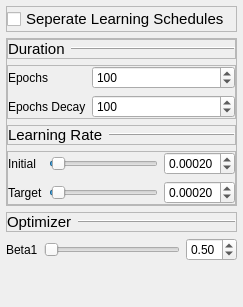
                                <widget class="QWidget" name="discriminator_tab">
                                 <property name="geometry">
                                  <rect>
                                   <x>0</x>
                                   <y>0</y>
                                   <width>233</width>
                                   <height>307</height>
                                  </rect>
                                 </property>
                                 <layout class="QVBoxLayout" name="verticalLayout_36">
                                  <property name="leftMargin">
                                   <number>6</number>
                                  </property>
                                  <property name="topMargin">
                                   <number>6</number>
                                  </property>
                                  <property name="rightMargin">
                                   <number>6</number>
                                  </property>
                                  <property name="bottomMargin">
                                   <number>6</number>
                                  </property>
                                  <item>
                                   <widget class="QFrame" name="frame_76">
                                    <property name="frameShape">
                                     <enum>QFrame::StyledPanel</enum>
                                    </property>
                                    <property name="frameShadow">
                                     <enum>QFrame::Raised</enum>
                                    </property>
                                    <layout class="QHBoxLayout" name="horizontalLayout_79">
                                     <property name="leftMargin">
                                      <number>0</number>
                                     </property>
                                     <property name="topMargin">
                                      <number>0</number>
                                     </property>
                                     <property name="rightMargin">
                                      <number>0</number>
                                     </property>
                                     <property name="bottomMargin">
                                      <number>0</number>
                                     </property>
                                     <item>
                                      <widget class="QCheckBox" name="separate_lr_schedules">
                                       <property name="font">
                                        <font>
                                         <pointsize>11</pointsize>
                                        </font>
                                       </property>
                                       <property name="text">
                                        <string>Seperate Learning Schedules</string>
                                       </property>
                                      </widget>
                                     </item>
                                     <item>
                                      <widget class="Line" name="line_21">
                                       <property name="frameShadow">
                                        <enum>QFrame::Raised</enum>
                                       </property>
                                       <property name="orientation">
                                        <enum>Qt::Horizontal</enum>
                                       </property>
                                      </widget>
                                     </item>
                                    </layout>
                                   </widget>
                                  </item>
                                  <item>
                                   <widget class="QFrame" name="disc_schedule_box">
                                    <property name="frameShape">
                                     <enum>QFrame::StyledPanel</enum>
                                    </property>
                                    <property name="frameShadow">
                                     <enum>QFrame::Raised</enum>
                                    </property>
                                    <layout class="QVBoxLayout" name="verticalLayout_38">
                                     <property name="leftMargin">
                                      <number>0</number>
                                     </property>
                                     <property name="topMargin">
                                      <number>0</number>
                                     </property>
                                     <property name="rightMargin">
                                      <number>0</number>
                                     </property>
                                     <property name="bottomMargin">
                                      <number>0</number>
                                     </property>
                                     <item>
                                      <widget class="QFrame" name="frame_42">
                                       <property name="frameShape">
                                        <enum>QFrame::StyledPanel</enum>
                                       </property>
                                       <property name="frameShadow">
                                        <enum>QFrame::Raised</enum>
                                       </property>
                                       <layout class="QHBoxLayout" name="horizontalLayout_42">
                                        <property name="leftMargin">
                                         <number>0</number>
                                        </property>
                                        <property name="topMargin">
                                         <number>0</number>
                                        </property>
                                        <property name="rightMargin">
                                         <number>0</number>
                                        </property>
                                        <property name="bottomMargin">
                                         <number>0</number>
                                        </property>
                                        <item>
                                         <widget class="QLabel" name="label_61">
                                          <property name="sizePolicy">
                                           <sizepolicy hsizetype="Maximum" vsizetype="Preferred">
                                            <horstretch>0</horstretch>
                                            <verstretch>0</verstretch>
                                           </sizepolicy>
                                          </property>
                                          <property name="font">
                                           <font>
                                            <pointsize>11</pointsize>
                                           </font>
                                          </property>
                                          <property name="frameShape">
                                           <enum>QFrame::NoFrame</enum>
                                          </property>
                                          <property name="frameShadow">
                                           <enum>QFrame::Raised</enum>
                                          </property>
                                          <property name="text">
                                           <string>Duration</string>
                                          </property>
                                         </widget>
                                        </item>
                                        <item>
                                         <widget class="Line" name="line_15">
                                          <property name="frameShadow">
                                           <enum>QFrame::Raised</enum>
                                          </property>
                                          <property name="orientation">
                                           <enum>Qt::Horizontal</enum>
                                          </property>
                                         </widget>
                                        </item>
                                       </layout>
                                      </widget>
                                     </item>
                                     <item>
                                      <widget class="QFrame" name="frame_23">
                                       <property name="sizePolicy">
                                        <sizepolicy hsizetype="Preferred" vsizetype="Maximum">
                                         <horstretch>0</horstretch>
                                         <verstretch>0</verstretch>
                                        </sizepolicy>
                                       </property>
                                       <property name="frameShape">
                                        <enum>QFrame::StyledPanel</enum>
                                       </property>
                                       <property name="frameShadow">
                                        <enum>QFrame::Raised</enum>
                                       </property>
                                       <layout class="QFormLayout" name="formLayout_11">
                                        <property name="leftMargin">
                                         <number>0</number>
                                        </property>
                                        <property name="topMargin">
                                         <number>0</number>
                                        </property>
                                        <property name="rightMargin">
                                         <number>0</number>
                                        </property>
                                        <property name="bottomMargin">
                                         <number>0</number>
                                        </property>
                                        <item row="0" column="0">
                                         <widget class="QLabel" name="label_34">
                                          <property name="text">
                                           <string>Epochs</string>
                                          </property>
                                         </widget>
                                        </item>
                                        <item row="0" column="1">
                                         <widget class="QSpinBox" name="disc_epochs">
                                          <property name="minimum">
                                           <number>0</number>
                                          </property>
                                          <property name="maximum">
                                           <number>999999</number>
                                          </property>
                                          <property name="value">
                                           <number>100</number>
                                          </property>
                                         </widget>
                                        </item>
                                        <item row="1" column="0">
                                         <widget class="QLabel" name="label_35">
                                          <property name="text">
                                           <string>Epochs Decay</string>
                                          </property>
                                         </widget>
                                        </item>
                                        <item row="1" column="1">
                                         <widget class="QSpinBox" name="disc_epochs_decay">
                                          <property name="minimum">
                                           <number>0</number>
                                          </property>
                                          <property name="maximum">
                                           <number>999999</number>
                                          </property>
                                          <property name="value">
                                           <number>100</number>
                                          </property>
                                         </widget>
                                        </item>
                                       </layout>
                                      </widget>
                                     </item>
                                     <item>
                                      <widget class="QFrame" name="frame_43">
                                       <property name="frameShape">
                                        <enum>QFrame::StyledPanel</enum>
                                       </property>
                                       <property name="frameShadow">
                                        <enum>QFrame::Raised</enum>
                                       </property>
                                       <layout class="QHBoxLayout" name="horizontalLayout_43">
                                        <property name="leftMargin">
                                         <number>0</number>
                                        </property>
                                        <property name="topMargin">
                                         <number>0</number>
                                        </property>
                                        <property name="rightMargin">
                                         <number>0</number>
                                        </property>
                                        <property name="bottomMargin">
                                         <number>0</number>
                                        </property>
                                        <item>
                                         <widget class="QLabel" name="label_62">
                                          <property name="sizePolicy">
                                           <sizepolicy hsizetype="Maximum" vsizetype="Preferred">
                                            <horstretch>0</horstretch>
                                            <verstretch>0</verstretch>
                                           </sizepolicy>
                                          </property>
                                          <property name="font">
                                           <font>
                                            <pointsize>11</pointsize>
                                           </font>
                                          </property>
                                          <property name="frameShape">
                                           <enum>QFrame::NoFrame</enum>
                                          </property>
                                          <property name="frameShadow">
                                           <enum>QFrame::Raised</enum>
                                          </property>
                                          <property name="text">
                                           <string>Learning Rate</string>
                                          </property>
                                         </widget>
                                        </item>
                                        <item>
                                         <widget class="Line" name="line_16">
                                          <property name="frameShadow">
                                           <enum>QFrame::Raised</enum>
                                          </property>
                                          <property name="orientation">
                                           <enum>Qt::Horizontal</enum>
                                          </property>
                                         </widget>
                                        </item>
                                       </layout>
                                      </widget>
                                     </item>
                                     <item>
                                      <widget class="QFrame" name="frame_46">
                                       <property name="frameShape">
                                        <enum>QFrame::StyledPanel</enum>
                                       </property>
                                       <property name="frameShadow">
                                        <enum>QFrame::Raised</enum>
                                       </property>
                                       <layout class="QFormLayout" name="formLayout_10">
                                        <property name="leftMargin">
                                         <number>0</number>
                                        </property>
                                        <property name="topMargin">
                                         <number>0</number>
                                        </property>
                                        <property name="rightMargin">
                                         <number>0</number>
                                        </property>
                                        <property name="bottomMargin">
                                         <number>0</number>
                                        </property>
                                        <item row="0" column="0">
                                         <widget class="QLabel" name="label_12">
                                          <property name="text">
                                           <string>Initial</string>
                                          </property>
                                         </widget>
                                        </item>
                                        <item row="1" column="0">
                                         <widget class="QLabel" name="label_36">
                                          <property name="text">
                                           <string>Target</string>
                                          </property>
                                         </widget>
                                        </item>
                                        <item row="0" column="1">
                                         <layout class="QHBoxLayout" name="horizontalLayout_24">
                                          <item>
                                           <widget class="QSlider" name="disc_lr_initial_slider">
                                            <property name="maximum">
                                             <number>100</number>
                                            </property>
                                            <property name="value">
                                             <number>2</number>
                                            </property>
                                            <property name="orientation">
                                             <enum>Qt::Horizontal</enum>
                                            </property>
                                           </widget>
                                          </item>
                                          <item>
                                           <widget class="QDoubleSpinBox" name="disc_lr_initial">
                                            <property name="decimals">
                                             <number>5</number>
                                            </property>
                                            <property name="minimum">
                                             <double>0.000000000000000</double>
                                            </property>
                                            <property name="maximum">
                                             <double>0.100000000000000</double>
                                            </property>
                                            <property name="singleStep">
                                             <double>0.000100000000000</double>
                                            </property>
                                            <property name="value">
                                             <double>0.000200000000000</double>
                                            </property>
                                           </widget>
                                          </item>
                                         </layout>
                                        </item>
                                        <item row="1" column="1">
                                         <layout class="QHBoxLayout" name="horizontalLayout_25">
                                          <item>
                                           <widget class="QSlider" name="disc_lr_target_slider">
                                            <property name="maximum">
                                             <number>100</number>
                                            </property>
                                            <property name="value">
                                             <number>2</number>
                                            </property>
                                            <property name="orientation">
                                             <enum>Qt::Horizontal</enum>
                                            </property>
                                           </widget>
                                          </item>
                                          <item>
                                           <widget class="QDoubleSpinBox" name="disc_lr_target">
                                            <property name="decimals">
                                             <number>5</number>
                                            </property>
                                            <property name="minimum">
                                             <double>0.000000000000000</double>
                                            </property>
                                            <property name="maximum">
                                             <double>0.100000000000000</double>
                                            </property>
                                            <property name="singleStep">
                                             <double>0.000100000000000</double>
                                            </property>
                                            <property name="value">
                                             <double>0.000200000000000</double>
                                            </property>
                                           </widget>
                                          </item>
                                         </layout>
                                        </item>
                                       </layout>
                                      </widget>
                                     </item>
                                    </layout>
                                   </widget>
                                  </item>
                                  <item>
                                   <widget class="QFrame" name="frame_44">
                                    <property name="frameShape">
                                     <enum>QFrame::StyledPanel</enum>
                                    </property>
                                    <property name="frameShadow">
                                     <enum>QFrame::Raised</enum>
                                    </property>
                                    <layout class="QHBoxLayout" name="horizontalLayout_44">
                                     <property name="leftMargin">
                                      <number>0</number>
                                     </property>
                                     <property name="topMargin">
                                      <number>0</number>
                                     </property>
                                     <property name="rightMargin">
                                      <number>0</number>
                                     </property>
                                     <property name="bottomMargin">
                                      <number>0</number>
                                     </property>
                                     <item>
                                      <widget class="QLabel" name="label_63">
                                       <property name="sizePolicy">
                                        <sizepolicy hsizetype="Maximum" vsizetype="Preferred">
                                         <horstretch>0</horstretch>
                                         <verstretch>0</verstretch>
                                        </sizepolicy>
                                       </property>
                                       <property name="font">
                                        <font>
                                         <pointsize>11</pointsize>
                                        </font>
                                       </property>
                                       <property name="frameShape">
                                        <enum>QFrame::NoFrame</enum>
                                       </property>
                                       <property name="frameShadow">
                                        <enum>QFrame::Raised</enum>
                                       </property>
                                       <property name="text">
                                        <string>Optimizer</string>
                                       </property>
                                      </widget>
                                     </item>
                                     <item>
                                      <widget class="Line" name="line_17">
                                       <property name="frameShadow">
                                        <enum>QFrame::Raised</enum>
                                       </property>
                                       <property name="orientation">
                                        <enum>Qt::Horizontal</enum>
                                       </property>
                                      </widget>
                                     </item>
                                    </layout>
                                   </widget>
                                  </item>
                                  <item>
                                   <layout class="QFormLayout" name="formLayout_14">
                                    <item row="0" column="0">
                                     <widget class="QLabel" name="label_15">
                                      <property name="text">
                                       <string>Beta1</string>
                                      </property>
                                     </widget>
                                    </item>
                                    <item row="0" column="1">
                                     <layout class="QHBoxLayout" name="horizontalLayout_26">
                                      <item>
                                       <widget class="QSlider" name="disc_optim_beta1_slider">
                                        <property name="maximum">
                                         <number>250</number>
                                        </property>
                                        <property name="orientation">
                                         <enum>Qt::Horizontal</enum>
                                        </property>
                                       </widget>
                                      </item>
                                      <item>
                                       <widget class="QDoubleSpinBox" name="disc_optim_beta1">
                                        <property name="maximum">
                                         <double>2.500000000000000</double>
                                        </property>
                                        <property name="singleStep">
                                         <double>0.100000000000000</double>
                                        </property>
                                        <property name="value">
                                         <double>0.500000000000000</double>
                                        </property>
                                       </widget>
                                      </item>
                                     </layout>
                                    </item>
                                   </layout>
                                  </item>
                                  <item>
                                   <spacer name="verticalSpacer_4">
                                    <property name="orientation">
                                     <enum>Qt::Vertical</enum>
                                    </property>
                                    <property name="sizeHint" stdset="0">
                                     <size>
                                      <width>20</width>
                                      <height>40</height>
                                     </size>
                                    </property>
                                   </spacer>
                                  </item>
                                 </layout>
                                </widget>
